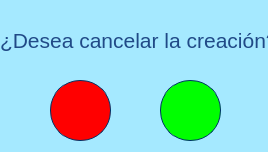
<?xml version="1.0" encoding="UTF-8"?>
<ui version="4.0">
 <class>confirmAdd</class>
 <widget class="QDialog" name="confirmAdd">
  <property name="geometry">
   <rect>
    <x>0</x>
    <y>0</y>
    <width>268</width>
    <height>152</height>
   </rect>
  </property>
  <property name="windowTitle">
   <string>Confirmación</string>
  </property>
  <property name="styleSheet">
   <string notr="true">background-color:rgb(165, 233, 255)</string>
  </property>
  <widget class="QLabel" name="label">
   <property name="geometry">
    <rect>
     <x>0</x>
     <y>10</y>
     <width>271</width>
     <height>61</height>
    </rect>
   </property>
   <property name="text">
    <string>&lt;html&gt;&lt;head/&gt;&lt;body&gt;&lt;p&gt;&lt;span style=&quot; font-size:16pt; color:#204a87;&quot;&gt;¿Desea cancelar la creación?&lt;/span&gt;&lt;/p&gt;&lt;/body&gt;&lt;/html&gt;</string>
   </property>
  </widget>
  <widget class="QPushButton" name="pushButton_3">
   <property name="geometry">
    <rect>
     <x>50</x>
     <y>80</y>
     <width>61</width>
     <height>61</height>
    </rect>
   </property>
   <property name="styleSheet">
    <string notr="true">border-style: solid;
border-width: 1px;
border-color: rgb(0, 51, 102);
background-color: rgb(255,0, 0);
color: rgb(255, 255, 255);
border-radius: 30px;
image: url(:/X/Cancelar.png);</string>
   </property>
   <property name="text">
    <string/>
   </property>
  </widget>
  <widget class="QPushButton" name="pushButton">
   <property name="geometry">
    <rect>
     <x>160</x>
     <y>80</y>
     <width>61</width>
     <height>61</height>
    </rect>
   </property>
   <property name="styleSheet">
    <string notr="true">border-style: solid;
border-width: 1px;
border-color: rgb(0, 51, 102);
background-color: rgb(0,255, 0);
color: rgb(255, 255, 255);
border-radius: 30px;
image: url(:/Pleca/Comprobar.png);</string>
   </property>
   <property name="text">
    <string/>
   </property>
  </widget>
 </widget>
 <resources>
  <include location="../Logos/X.qrc"/>
  <include location="../Logos/Pleca.qrc"/>
 </resources>
 <connections/>
</ui>
